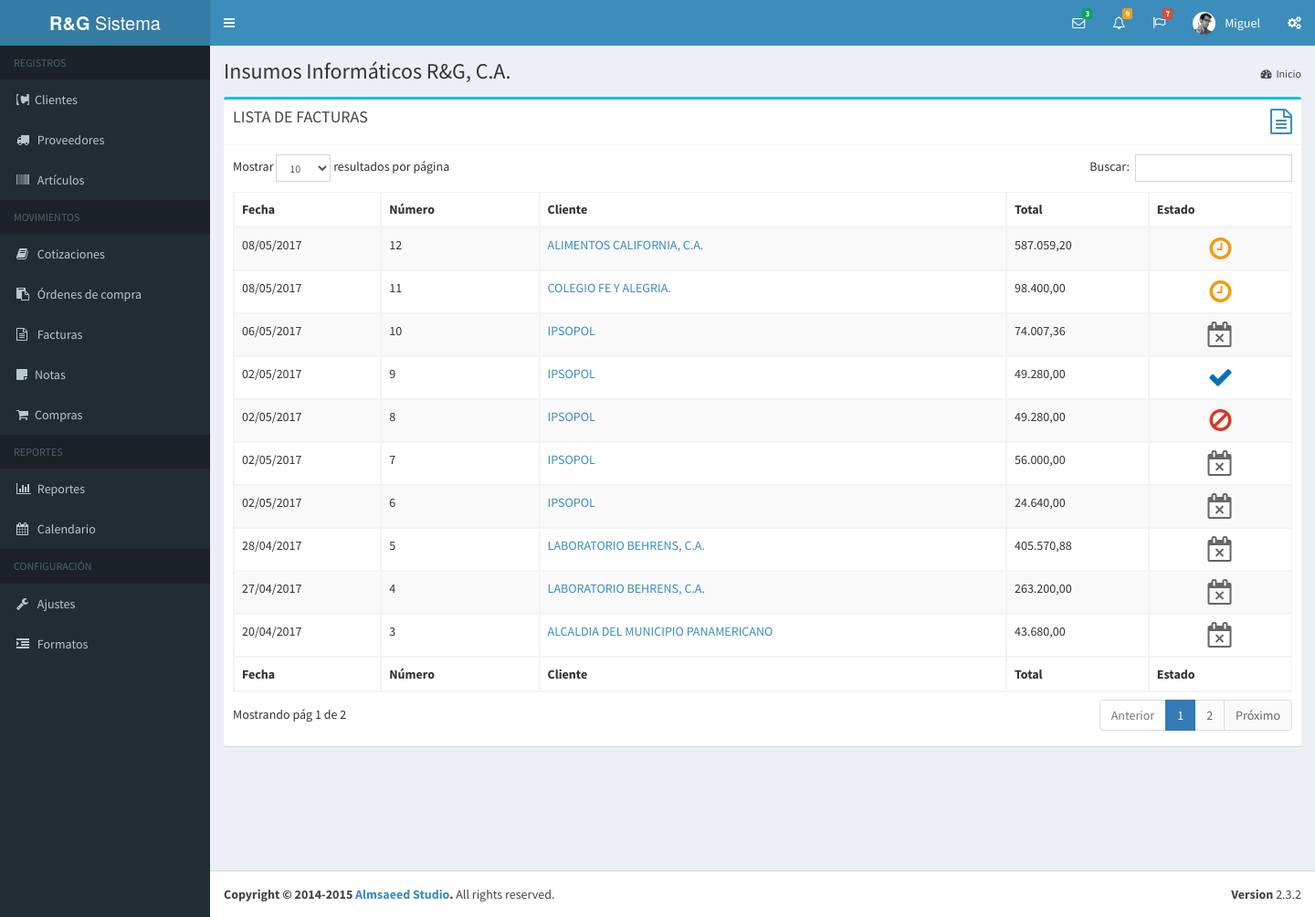
Page /facturas.php (signed in) on the earlier database version.
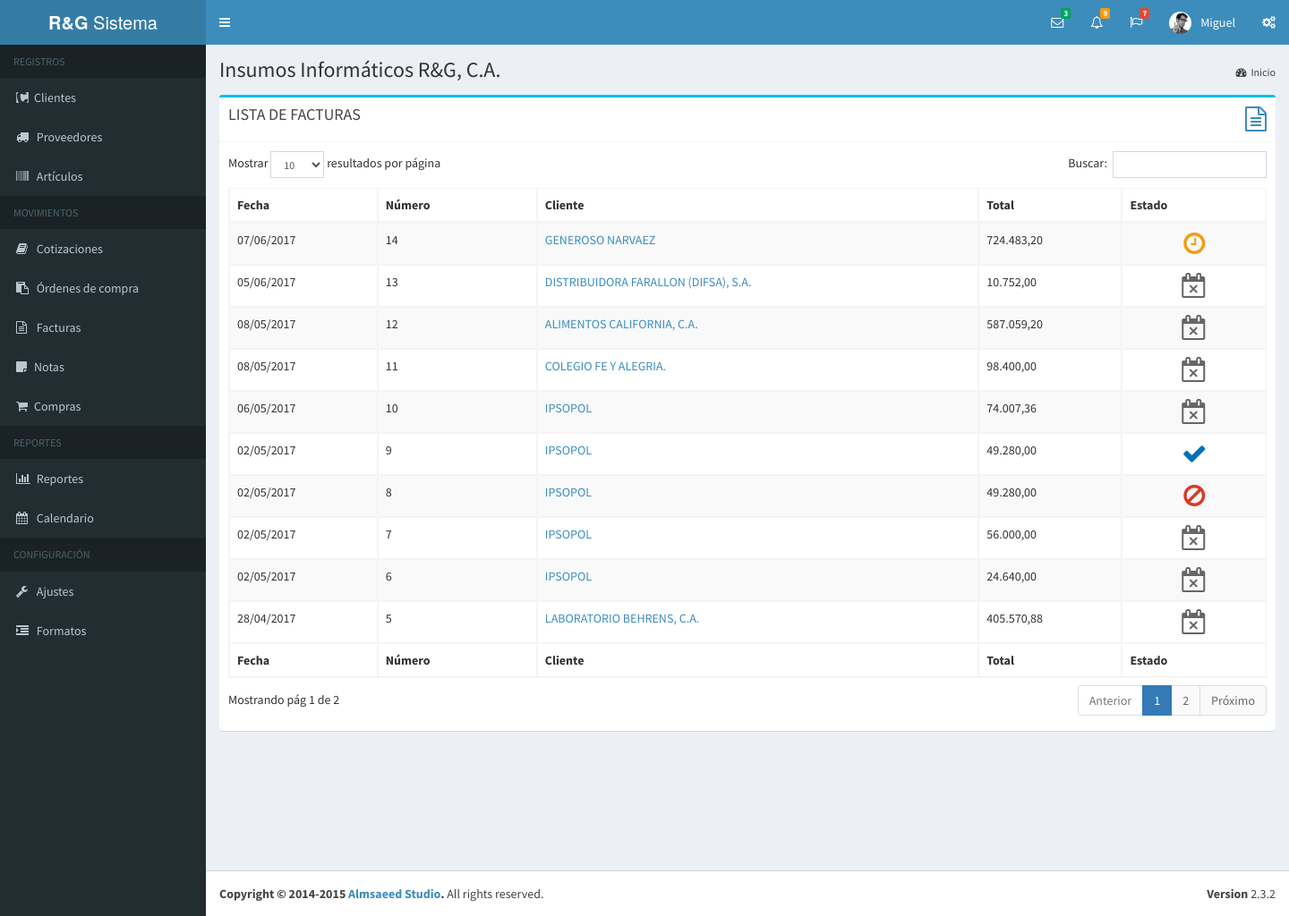
Same page on the later database version.
### tables this page shows
CREATE TABLE IF NOT EXISTS `factura` (
  `idFactura` int(5) NOT NULL AUTO_INCREMENT,
  `numero` int(5) NOT NULL,
  `idCliente` int(7) DEFAULT NULL,
  `fecha_emision` datetime DEFAULT NULL,
  `fecha_registro` datetime DEFAULT NULL,
  `fecha_modificacion` datetime DEFAULT NULL,
  `fecha_vencimiento` datetime DEFAULT NULL,
  `fecha_venc_sist` datetime DEFAULT NULL,
  `fecha_pago` datetime DEFAULT NULL,
  `fecha_anulacion` datetime DEFAULT NULL,
  `idCotizacion` int(7) DEFAULT NULL,
  `orden_compra` varchar(15) DEFAULT NULL,
  `estado` varchar(20) DEFAULT NULL,
  `valor_condicion` int(11) DEFAULT NULL,
  `condicion` varchar(30) DEFAULT NULL,
  `idVendedor` int(1) DEFAULT NULL,
  `iva` decimal(10,2) DEFAULT NULL,
  `SubTotal` varchar(9) DEFAULT NULL,
  `TotalDescto` int(1) DEFAULT NULL,
  `TotalRecargo` int(1) DEFAULT NULL,
  `Total` varchar(10) DEFAULT NULL,
  `TipoDoc` varchar(1) DEFAULT NULL,
  `introduccion` varchar(200) DEFAULT NULL,
  `Observaciones` varchar(50) DEFAULT NULL,
  `Observaciones1` varchar(50) DEFAULT NULL,
  `Observaciones2` varchar(50) DEFAULT NULL,
  `Observaciones3` varchar(50) DEFAULT NULL,
  `idUsuario` int(11) DEFAULT NULL,
  PRIMARY KEY (`idFactura`),
  KEY `idUsuario` (`idUsuario`),
  KEY `IdCotizacion` (`idCotizacion`)
);

CREATE TABLE IF NOT EXISTS `cliente` (
  `idCliente` int(5) NOT NULL AUTO_INCREMENT,
  `nombre` varchar(51) NOT NULL,
  `rif` varchar(13) NOT NULL,
  `pcontacto` varchar(50) DEFAULT NULL,
  `nit` int(11) DEFAULT NULL,
  `direccion1` varchar(100) DEFAULT NULL,
  `direccion2` varchar(100) DEFAULT NULL,
  `ciudad` varchar(30) DEFAULT NULL,
  `telefono1` varchar(20) DEFAULT NULL,
  `telefono2` varchar(20) DEFAULT NULL,
  `excento` varchar(20) DEFAULT NULL,
  `pagweb` varchar(30) DEFAULT NULL,
  `email` varchar(30) DEFAULT NULL,
  PRIMARY KEY (`idCliente`)
);

### bd/data-usuario.php (called while the page is built, shortened)
<?php
	function obtenerUsuarioPorId( $idu, $dbh ){
		$sql = "select * from usuario where idUsuario = $idu";
		$data_user = mysql_fetch_array( mysql_query ( $sql, $dbh ) );
		return $data_user;
	}
?>

### bd/data-factura.php (called while the page is built, shortened)
<?php
	function obtenerListaFacturas( $dbh, $idu, $estado ){
		$xq = ""; $lista_f = array();
		$q = "Select F.IdFactura as id, F.numero as numero, F.estado as estado,
		C.idCliente as idc, C.Nombre as cliente, F.valor_condicion as vcondicion,
		date_format(F.fecha_emision,'%d/%m/%Y') as Fecha, F.total as Total
		From factura F, cliente C where F.IdCliente = C.idCliente and idUsuario = $idu $xq
		order by F.fecha_emision desc";
		$data = mysql_query( $q, $dbh );
		while( $f = mysql_fetch_array( $data ) ){
			$lista_f[] = $f;
		}
		return $lista_f;
	}

### fn/fn-documento.php (called while the page is built, shortened)
<?php
	function iconoEstado( $estado ){
		$icono = array(
			""	=> array("icono" => " fa-sticky-note", "color" => "verde"),
			"pendiente"	=> array("icono" => "fa-clock-o", "color" => "amarillo"),
			"aprobada"	=> array("icono" => "fa-thumbs-up", "color" => "verde"),
			"pagada"	=> array("icono" => "fa-check", "color" => "azul"),
			"vencida"	=> array("icono" => "fa-calendar-times-o", "color" => "gris"),
			"anulada" 	=> array("icono" => "fa-ban", "color" => "rojo")
		);
		return $icono[$estado];
	}
?>

### sub-scripts/tablas/tabla_facturas.php (the view, shortened to what this page needs)
<?php
	$facturas = obtenerListaFacturas( $dbh, $usuario["idUsuario"], "" );
?>
<table id="lfacturas" class="table table-bordered table-striped">
    <thead>
      <tr>
        <th>Fecha</th><th>Número</th><th>Cliente</th><th>Total</th><th>Estado</th>
      </tr>
    </thead>
    <tbody>
        <?php foreach( $facturas as $f ){ $ie = iconoEstado( $f["estado"] ); ?>
        <tr>
            <td> <?php echo $f["Fecha"];?> </td>
            <td> <?php echo $f["numero"];?> </td>
            <td> <a href="documento.php?tipo_documento=fac&id=<?php echo $f["id"]; ?>">
            <?php echo $f["cliente"]; ?></a> </td>
            <td> <?php echo number_format( $f["Total"], 2, ",", "." ); ?> </td>
            <td align="center">
              <i class="fa fa-2x <?php echo $ie["icono"]." ".$ie["color"]; ?>"></i>
            </td>
        </tr>
        <?php } ?>
    </tbody>
    <tfoot>
      <tr>
          <th>Fecha</th><th>Número</th><th>Cliente</th><th>Total</th><th>Estado</th>
      </tr>
    </tfoot>
</table>

Differences in the rows shown:
no longer on this page (row unchanged): factura: Fecha "27/04/2017", numero "4", idCliente.nombre "LABORATORIO BEHRENS, C.A.", Total "263.200,00"
no longer on this page (row unchanged): factura: Fecha "20/04/2017", numero "3", idCliente.nombre "ALCALDIA DEL MUNICIPIO PANAMERICANO", Total "43.680,00"
added factura: Fecha "07/06/2017", numero "14", idCliente.nombre "GENEROSO NARVAEZ", Total "724.483,20"
added factura: Fecha "05/06/2017", numero "13", idCliente.nombre "DISTRIBUIDORA FARALLON (DIFSA), S.A.", Total "10.752,00"
changed factura "ALIMENTOS CALIFORNIA, C.A.": estado "pendiente" → "vencida" (drawn)
changed factura "COLEGIO FE Y ALEGRIA.": estado "pendiente" → "vencida" (drawn)
